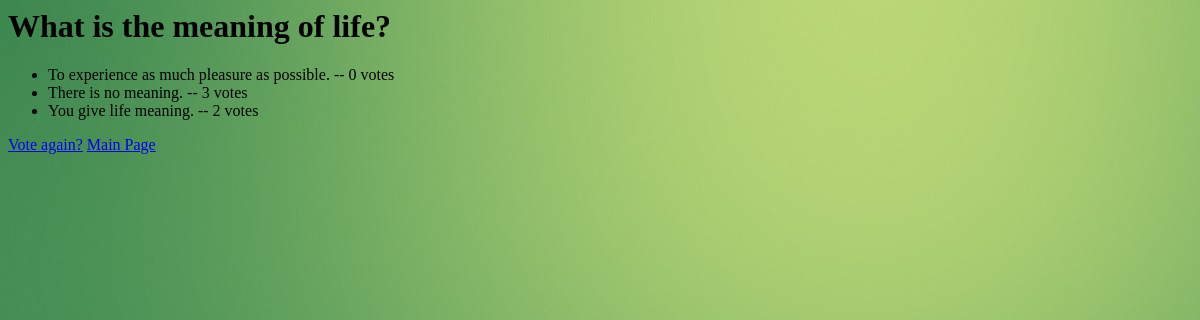
Before: /polls/9/results/ with the older database file.
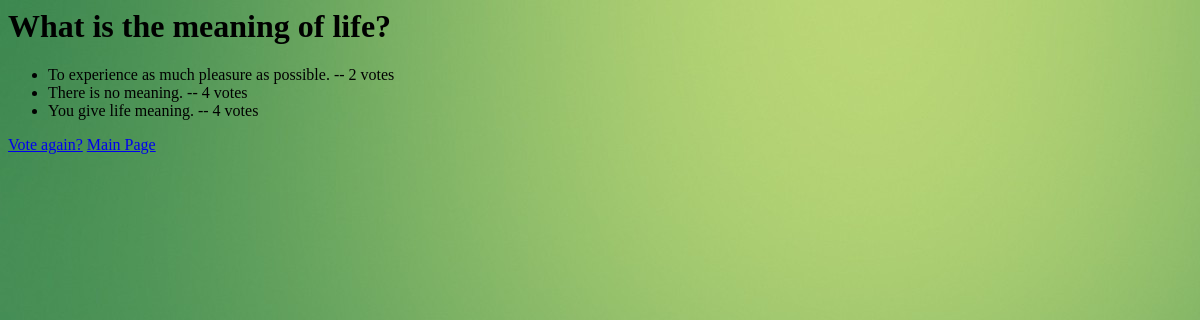
After: the same page with the newer database file.
### polls/models.py (models this page shows, shortened)
class Choice(models.Model):
    question = models.ForeignKey(Question, on_delete=models.CASCADE)
    choice_text = models.CharField(max_length=200)
    votes = models.IntegerField(default=0)

### polls/views.py (the view)
# urls.py: url(r'^(?P<pk>[0-9]+)/results/$', views.ResultsView.as_view(), name='results'),
class ResultsView(generic.DetailView):
    model = Question
    template_name = 'polls/results.html'

### polls/templates/polls/results.html
<body class="results">
{% load staticfiles %}
<link rel="stylesheet" type="text/css" href="{% static 'polls/style.css' %}" />
<h1>{{ question.question_text }}</h1>
<ul>
{% for choice in question.choice_set.all %}
    <li>{{ choice.choice_text }} -- {{ choice.votes }} vote{{ choice.votes|pluralize }}</li>
{% endfor %}
</ul>
<a href="{% url 'polls:detail' question.id %}">Vote again?</a>
<a href="{% url 'polls:index' %}">Main Page</a>
</body>

Changed rows visible on the page:
changed Choice "To experience as much pleasure as possible.": votes "0" → "2"
changed Choice "There is no meaning.": votes "3" → "4"
changed Choice "You give life meaning.": votes "2" → "4"
